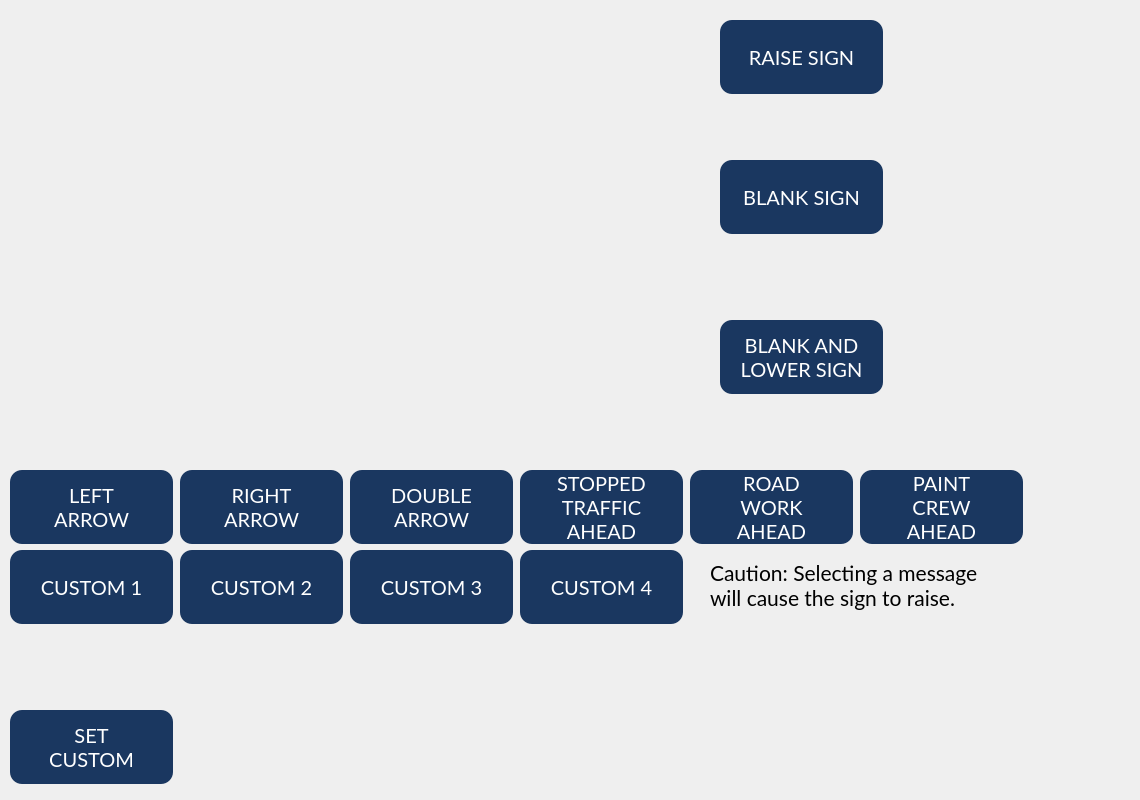
<?xml version="1.0" encoding="UTF-8"?>
<ui version="4.0">
 <class>HNS_TTMB_Home_Screen</class>
 <widget class="QWidget" name="HNS_TTMB_Home_Screen">
  <property name="geometry">
   <rect>
    <x>0</x>
    <y>0</y>
    <width>1140</width>
    <height>800</height>
   </rect>
  </property>
  <property name="windowTitle">
   <string>Form</string>
  </property>
  <widget class="QPushButton" name="PB_Blank_Sign">
   <property name="geometry">
    <rect>
     <x>720</x>
     <y>160</y>
     <width>163</width>
     <height>74</height>
    </rect>
   </property>
   <property name="font">
    <font>
     <family>Lato</family>
     <pointsize>15</pointsize>
    </font>
   </property>
   <property name="styleSheet">
    <string notr="true">QPushButton{
	background-color:#1A3760;
	color:#FFFFFF;
	border-radius:12px;
}</string>
   </property>
   <property name="text">
    <string>BLANK SIGN</string>
   </property>
  </widget>
  <widget class="QLabel" name="LBL_LineJustification">
   <property name="geometry">
    <rect>
     <x>710</x>
     <y>560</y>
     <width>281</width>
     <height>51</height>
    </rect>
   </property>
   <property name="font">
    <font>
     <family>Lato</family>
     <pointsize>16</pointsize>
    </font>
   </property>
   <property name="text">
    <string>Caution: Selecting a message
will cause the sign to raise.</string>
   </property>
   <property name="alignment">
    <set>Qt::AlignLeading|Qt::AlignLeft|Qt::AlignTop</set>
   </property>
  </widget>
  <widget class="QPushButton" name="PB_StoppedTraffic">
   <property name="geometry">
    <rect>
     <x>520</x>
     <y>470</y>
     <width>163</width>
     <height>74</height>
    </rect>
   </property>
   <property name="font">
    <font>
     <family>Lato</family>
     <pointsize>15</pointsize>
    </font>
   </property>
   <property name="styleSheet">
    <string notr="true">QPushButton{
	background-color:#1A3760;
	color:#FFFFFF;
	border-radius:12px;
}</string>
   </property>
   <property name="text">
    <string>STOPPED
TRAFFIC
AHEAD</string>
   </property>
  </widget>
  <widget class="QPushButton" name="PB_Custom3">
   <property name="geometry">
    <rect>
     <x>350</x>
     <y>550</y>
     <width>163</width>
     <height>74</height>
    </rect>
   </property>
   <property name="font">
    <font>
     <family>Lato</family>
     <pointsize>15</pointsize>
    </font>
   </property>
   <property name="styleSheet">
    <string notr="true">QPushButton{
	background-color:#1A3760;
	color:#FFFFFF;
	border-radius:12px;
}</string>
   </property>
   <property name="text">
    <string>CUSTOM 3</string>
   </property>
  </widget>
  <widget class="QPushButton" name="PB_Custom4">
   <property name="geometry">
    <rect>
     <x>520</x>
     <y>550</y>
     <width>163</width>
     <height>74</height>
    </rect>
   </property>
   <property name="font">
    <font>
     <family>Lato</family>
     <pointsize>15</pointsize>
    </font>
   </property>
   <property name="styleSheet">
    <string notr="true">QPushButton{
	background-color:#1A3760;
	color:#FFFFFF;
	border-radius:12px;
}</string>
   </property>
   <property name="text">
    <string>CUSTOM 4</string>
   </property>
  </widget>
  <widget class="QPushButton" name="PB_DoubleArrow">
   <property name="geometry">
    <rect>
     <x>350</x>
     <y>470</y>
     <width>163</width>
     <height>74</height>
    </rect>
   </property>
   <property name="font">
    <font>
     <family>Lato</family>
     <pointsize>15</pointsize>
    </font>
   </property>
   <property name="styleSheet">
    <string notr="true">QPushButton{
	background-color:#1A3760;
	color:#FFFFFF;
	border-radius:12px;
}</string>
   </property>
   <property name="text">
    <string>DOUBLE
ARROW</string>
   </property>
  </widget>
  <widget class="QPushButton" name="PB_LeftArrow">
   <property name="geometry">
    <rect>
     <x>10</x>
     <y>470</y>
     <width>163</width>
     <height>74</height>
    </rect>
   </property>
   <property name="font">
    <font>
     <family>Lato</family>
     <pointsize>15</pointsize>
    </font>
   </property>
   <property name="styleSheet">
    <string notr="true">QPushButton{
	background-color:#1A3760;
	color:#FFFFFF;
	border-radius:12px;
}</string>
   </property>
   <property name="text">
    <string>LEFT
ARROW</string>
   </property>
  </widget>
  <widget class="QPushButton" name="PB_Blank_Lower">
   <property name="geometry">
    <rect>
     <x>720</x>
     <y>320</y>
     <width>163</width>
     <height>74</height>
    </rect>
   </property>
   <property name="font">
    <font>
     <family>Lato</family>
     <pointsize>15</pointsize>
    </font>
   </property>
   <property name="styleSheet">
    <string notr="true">QPushButton{
	background-color:#1A3760;
	color:#FFFFFF;
	border-radius:12px;
}</string>
   </property>
   <property name="text">
    <string>BLANK AND
LOWER SIGN</string>
   </property>
  </widget>
  <widget class="QPushButton" name="PB_PaintCrew">
   <property name="geometry">
    <rect>
     <x>860</x>
     <y>470</y>
     <width>163</width>
     <height>74</height>
    </rect>
   </property>
   <property name="font">
    <font>
     <family>Lato</family>
     <pointsize>15</pointsize>
    </font>
   </property>
   <property name="styleSheet">
    <string notr="true">QPushButton{
	background-color:#1A3760;
	color:#FFFFFF;
	border-radius:12px;
}</string>
   </property>
   <property name="text">
    <string>PAINT
CREW
AHEAD</string>
   </property>
  </widget>
  <widget class="QPushButton" name="PB_Custom2">
   <property name="geometry">
    <rect>
     <x>180</x>
     <y>550</y>
     <width>163</width>
     <height>74</height>
    </rect>
   </property>
   <property name="font">
    <font>
     <family>Lato</family>
     <pointsize>15</pointsize>
    </font>
   </property>
   <property name="styleSheet">
    <string notr="true">QPushButton{
	background-color:#1A3760;
	color:#FFFFFF;
	border-radius:12px;
}</string>
   </property>
   <property name="text">
    <string>CUSTOM 2</string>
   </property>
  </widget>
  <widget class="QPushButton" name="PB_RoadWork">
   <property name="geometry">
    <rect>
     <x>690</x>
     <y>470</y>
     <width>163</width>
     <height>74</height>
    </rect>
   </property>
   <property name="font">
    <font>
     <family>Lato</family>
     <pointsize>15</pointsize>
    </font>
   </property>
   <property name="styleSheet">
    <string notr="true">QPushButton{
	background-color:#1A3760;
	color:#FFFFFF;
	border-radius:12px;
}</string>
   </property>
   <property name="text">
    <string>ROAD
WORK
AHEAD</string>
   </property>
  </widget>
  <widget class="HNS_Signboard_Preview" name="GV_HomePreview" native="true">
   <property name="geometry">
    <rect>
     <x>10</x>
     <y>20</y>
     <width>695</width>
     <height>443</height>
    </rect>
   </property>
   <property name="styleSheet">
    <string notr="true"/>
   </property>
  </widget>
  <widget class="QPushButton" name="PB_Custom1">
   <property name="geometry">
    <rect>
     <x>10</x>
     <y>550</y>
     <width>163</width>
     <height>74</height>
    </rect>
   </property>
   <property name="font">
    <font>
     <family>Lato</family>
     <pointsize>15</pointsize>
    </font>
   </property>
   <property name="styleSheet">
    <string notr="true">QPushButton{
	background-color:#1A3760;
	color:#FFFFFF;
	border-radius:12px;
}</string>
   </property>
   <property name="text">
    <string>CUSTOM 1</string>
   </property>
  </widget>
  <widget class="QPushButton" name="PB_Raise_Sign">
   <property name="geometry">
    <rect>
     <x>720</x>
     <y>20</y>
     <width>163</width>
     <height>74</height>
    </rect>
   </property>
   <property name="font">
    <font>
     <family>Lato</family>
     <pointsize>15</pointsize>
    </font>
   </property>
   <property name="styleSheet">
    <string notr="true">QPushButton{
	background-color:#1A3760;
	color:#FFFFFF;
	border-radius:12px;
}</string>
   </property>
   <property name="text">
    <string>RAISE SIGN</string>
   </property>
  </widget>
  <widget class="QPushButton" name="PB_RightArrow">
   <property name="geometry">
    <rect>
     <x>180</x>
     <y>470</y>
     <width>163</width>
     <height>74</height>
    </rect>
   </property>
   <property name="font">
    <font>
     <family>Lato</family>
     <pointsize>15</pointsize>
    </font>
   </property>
   <property name="styleSheet">
    <string notr="true">QPushButton{
	background-color:#1A3760;
	color:#FFFFFF;
	border-radius:12px;
}</string>
   </property>
   <property name="text">
    <string>RIGHT
ARROW</string>
   </property>
  </widget>
  <widget class="QPushButton" name="PB_SetCustom">
   <property name="geometry">
    <rect>
     <x>10</x>
     <y>710</y>
     <width>163</width>
     <height>74</height>
    </rect>
   </property>
   <property name="font">
    <font>
     <family>Lato</family>
     <pointsize>15</pointsize>
    </font>
   </property>
   <property name="styleSheet">
    <string notr="true">QPushButton{
	background-color:#1A3760;
	color:#FFFFFF;
	border-radius:12px;
}</string>
   </property>
   <property name="text">
    <string>SET
CUSTOM</string>
   </property>
  </widget>
 </widget>
 <customwidgets>
  <customwidget>
   <class>HNS_Signboard_Preview</class>
   <extends>QWidget</extends>
   <header>hns_signboard_preview.h</header>
   <container>1</container>
  </customwidget>
 </customwidgets>
 <resources/>
 <connections/>
</ui>
